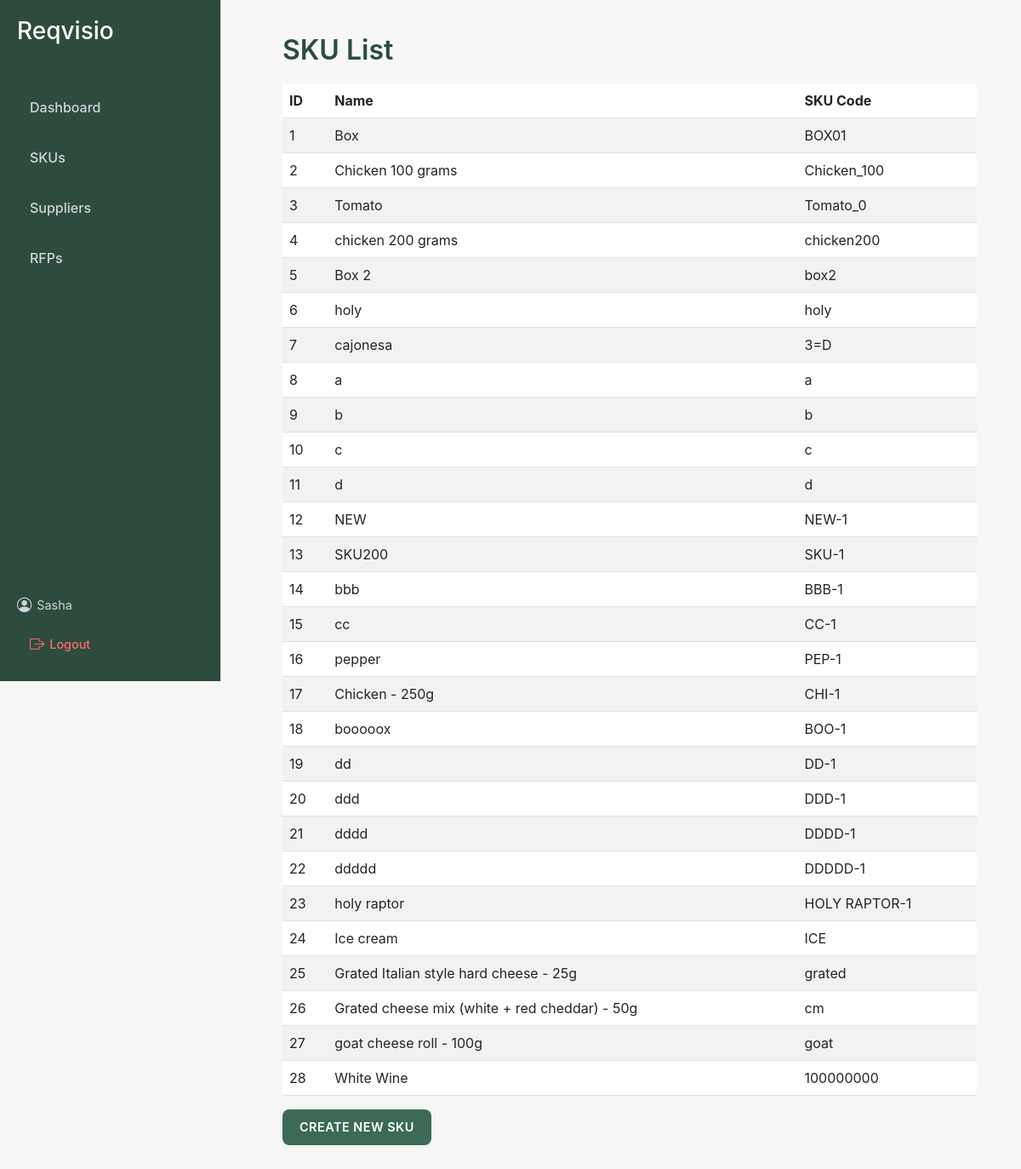
/procurement01/skus/ (signed in), run on the app's committed database.
### procurement01/models.py (models this page shows, shortened)
class CustomUser(AbstractUser):
    company = models.ForeignKey(Company, on_delete=models.CASCADE, null=True)

class SKU(models.Model):
    name = models.CharField(max_length=100)
    sku_code = models.CharField(max_length=50, unique=True)
    company = models.ForeignKey(Company, on_delete=models.CASCADE)
    image_url = models.URLField(blank=True, null=True)  # Optional image URL

### procurement01/views.py (the view)
# urls.py: path('skus/', views.sku_list_view, name='sku_list'),
@login_required
def sku_list_view(request):
    skus = SKU.objects.all()
    return render(request, 'procurement01/sku_list.html', {'skus': skus})

### procurement01/templates/procurement01/sku_list.html (shortened to what this page needs)
{% extends 'procurement01/layout.html' %}
{% block content %}
<h2>SKU List</h2>
<table class="table table-striped" id="sku-table">
    <thead>
        <tr>
            <th>ID</th>
            <th>Name</th>
            <th>SKU Code</th>
        </tr>
    </thead>
    <tbody>
        {% for sku in skus %}
        <tr class="clickable-row" data-href="{% url 'sku_detail' sku.id %}">
            <td>{{ sku.id }}</td>
            <td>{{ sku.name }}</td>
            <td>{{ sku.sku_code }}</td>
        </tr>
        {% endfor %}
    </tbody>
</table>
<a href="{% url 'sku_create' %}" class="btn btn-primary">Create New SKU</a>
{% endblock %}

### procurement01/templates/procurement01/layout.html (shortened to what this page needs)
{% load static %}
<!DOCTYPE html>
<html lang="en">
<head>
    <link href="https://cdn.jsdelivr.net/npm/bootstrap@5.3.0-alpha3/dist/css/bootstrap.min.css" rel="stylesheet">
    <link href="https://cdn.jsdelivr.net/npm/select2@4.1.0/dist/css/select2.min.css" rel="stylesheet" />
    <link href="https://cdn.jsdelivr.net/npm/choices.js/public/assets/styles/choices.min.css" rel="stylesheet">
    <link href="https://cdn.jsdelivr.net/npm/bootstrap-icons@1.10.0/font/bootstrap-icons.css" rel="stylesheet">
    <link href="{% static 'style.css' %}" rel="stylesheet">
</head>
<body>
    <div class="sidebar d-flex flex-column">
        <h3>Reqvisio</h3>
        {% if user.is_authenticated %}
            {% if user.company.company_type == 'Procurer' %}
                <div class="nav-links">
                    <a href="{% url 'dashboard' %}">Dashboard</a>
                    <a href="{% url 'sku_list' %}">SKUs</a>
                    <a href="{% url 'supplier_list' %}">Suppliers</a>
                    <a href="{% url 'rfp_list' %}">RFPs</a>
                </div>
                <div class="user-info mt-auto">
                    <span><i class="bi bi-person-circle"></i> {{ user.username }}</span>
                    <a href="{% url 'logout' %}" class="logout-link"><i class="bi bi-box-arrow-right"></i> Logout</a>
                </div>
            {% endif %}
        {% endif %}
    </div>
    <div class="main-content" id="main-content">
        <div class="container">
            {% block content %}{% endblock %}
        </div>
    </div>
</body>
</html>

### procurement01/static/style.css (style rules this page uses)
body { font-family: -apple-system, BlinkMacSystemFont, "Segoe UI", Roboto, Helvetica, Arial, sans-serif; background-color: #f7f7f7; color: #333; display: flex; margin: 0; padding: 0; overflow-y: auto; }
.main-content { margin-left: 280px; padding: 40px; width: calc(100% - 280px); }
h2 { color: #2d4c3e; font-weight: 600; margin-bottom: 20px; }
.sidebar { width: 260px; background-color: #2d4c3e; height: 100vh; padding: 20px; position: fixed; color: #ffffff; display: flex; flex-direction: column; justify-content: space-between; gap: 30px; border-right: 1px solid #e0e0e0; }
.sidebar h3 { margin-bottom: 20px; }
.sidebar .nav-links { display: flex; flex-direction: column; gap: 15px; }
.sidebar a { text-decoration: none; color: #d1d5db; font-size: 1em; font-weight: 500; padding: 10px 15px; border-radius: 8px; transition: background-color 0.3s; }
.sidebar .user-info { display: flex; flex-direction: column; gap: 10px; font-size: 0.9rem; color: #ced4da; margin-top: auto; }
.sidebar .user-info span, .sidebar .logout-link { display: flex; align-items: center; gap: 6px; }
.sidebar .user-info i, .sidebar .logout-link i { font-size: 1.2em; }
.sidebar .logout-link { color: #ff6b6b; text-decoration: none; }
.btn { font-size: 0.9em; border-radius: 8px; padding: 10px 20px; font-weight: 600; text-transform: uppercase; letter-spacing: 0.5px; border: none; box-shadow: 0px 2px 8px rgba(0, 0, 0, 0.05); transition: background-color 0.3s; }
.btn-primary { background-color: #3c6a56; color: #ffffff; }
.btn-primary { background-color: #3c6a56; border: none; font-weight: 600; text-transform: uppercase; padding: 10px 20px; border-radius: 8px; transition: background-color 0.3s; }
.btn-primary { background-color: #3c6a56; border-color: #3c6a56; }
.table tbody tr { cursor: pointer; transition: background-color 0.2s ease; }

### data on the page
CustomUser: username "Sasha"
SKU: id "1", name "Box", sku_code "BOX01"
SKU: id "2", name "Chicken 100 grams", sku_code "Chicken_100"
SKU: id "3", name "Tomato", sku_code "Tomato_0"
SKU: id "4", name "chicken 200 grams", sku_code "chicken200"
SKU: id "5", name "Box 2", sku_code "box2"
SKU: id "6", name "holy", sku_code "holy"
SKU: id "7", name "cajonesa", sku_code "3=D"
SKU: id "8", name "a", sku_code "a"
SKU: id "9", name "b", sku_code "b"
SKU: id "10", name "c", sku_code "c"
SKU: id "11", name "d", sku_code "d"
SKU: id "12", name "NEW", sku_code "NEW-1"
SKU: id "13", name "SKU200", sku_code "SKU-1"
SKU: id "14", name "bbb", sku_code "BBB-1"
SKU: id "15", name "cc", sku_code "CC-1"
SKU: id "16", name "pepper", sku_code "PEP-1"
SKU: id "17", name "Chicken - 250g", sku_code "CHI-1"
SKU: id "18", name "booooox", sku_code "BOO-1"
SKU: id "19", name "dd", sku_code "DD-1"
SKU: id "20", name "ddd", sku_code "DDD-1"
SKU: id "21", name "dddd", sku_code "DDDD-1"
SKU: id "22", name "ddddd", sku_code "DDDDD-1"
SKU: id "23", name "holy raptor", sku_code "HOLY RAPTOR-1"
SKU: id "24", name "Ice cream", sku_code "ICE"
SKU: id "25", name "Grated Italian style hard cheese - 25g", sku_code "grated"
SKU: id "26", name "Grated cheese mix (white + red cheddar) - 50g", sku_code "cm"
SKU: id "27", name "goat cheese roll - 100g", sku_code "goat"
SKU: id "28", name "White Wine", sku_code "100000000"
